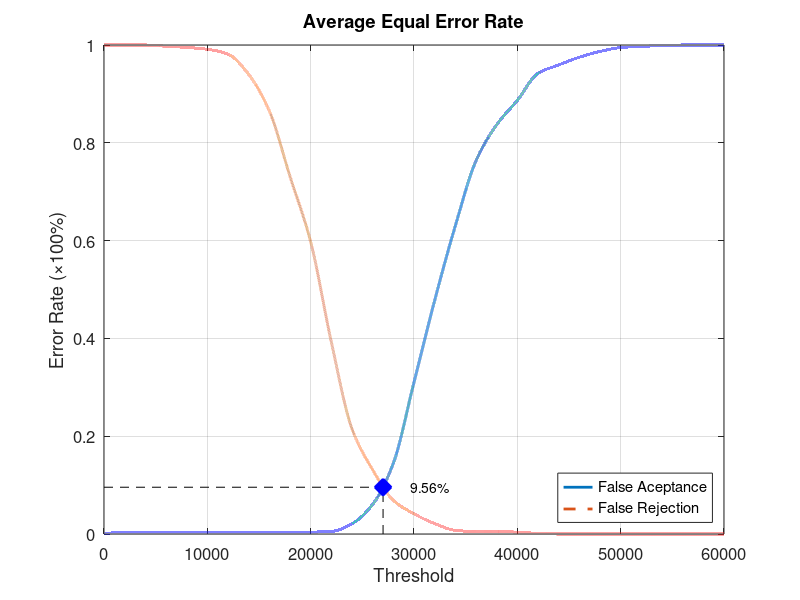
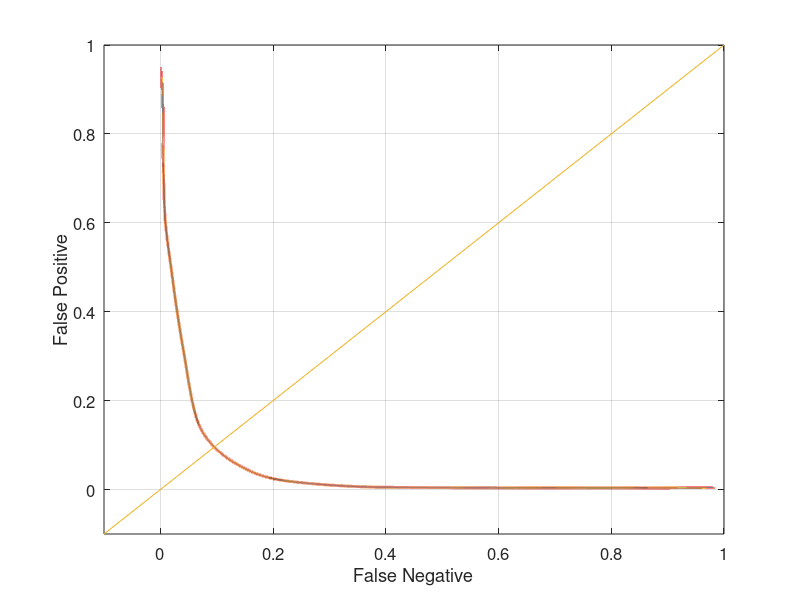

Source code (MATLAB) for these figures, in order:
function yEER = Experiment3Average
close all;
clear;
clc;
x = 0:2000:60000;
xq = 0:0.5:60000;

y0 = [0 0.00394737 0.00394737 0.00394737 0.00394737 0.00394737 0.00394737 0.00394737 0.00394737 0.00394737 0.00394737 0.00526316 0.0210526 0.0605263 0.144737 0.310526 0.477632 0.630263 0.763158 0.836842 0.886842 0.942105 0.959211 0.975 0.986842 0.994737 0.997368 0.998684 1 1 1];
yy0 = interp1(x, y0, xq, 'pchip');
y1 = [1 1 1 0.9975 0.995 0.99125 0.98125 0.94 0.865 0.73125 0.5975 0.3925 0.215 0.13125 0.06875 0.04125 0.02125 0.0075 0.005 0.005 0.00375 0.00125 0 0 0 0 0 0 0 0 0];
yy1 = interp1(x, y1, xq, 'pchip');

% Calculating EER: 
y2 = abs(y0 - y1);
find(y2 == min(y2))
yy2 = abs(yy0 - yy1);
xEER = find(yy2 == min(yy2));
xEERIndex = xq(xEER) % X-axis EER
yEER = yy0(xEER) % Y-axis EER

main = figure
plot(xq, yy0,'-','LineWidth', 2);	hold on
plot(xq, yy1,'--','LineWidth', 2);	hold on
plot([xEERIndex xEERIndex], [0 yEER], 'k--');	hold on
plot([0 xEERIndex], [yEER yEER], 'k--');	hold on
plot(xEERIndex, yEER, 'bx', 'LineWidth', 10);	hold on
text(xEERIndex + 10 * xEERIndex / 100, yEER, [num2str(round((10000 * yEER)) / 100) '%'])
legend('False Aceptance', 'False Rejection', 'Location', 'SouthEast')
xlabel('Threshold')
ylabel('Error Rate (\times100%)')
title('Average Equal Error Rate')
set(gca, 'FontSize', 12)
axis([0 60000 0 1])
grid on

print(main, 'Experiment3AverageMain', '-dpng');
FNRxFPR = figure('Color', [1 1 1]);
plot(yy1, yy0, '-', yy1, yy0, 'LineWidth', 2);
hold on
y = -0.1:0.1:1
plot(y, y); 
set(gca, 'FontSize', 12)
xlabel('False Negative')
ylabel('False Positive')
axis([-0.1 1 -0.1 1])
set(gca, 'FontSize', 12)
grid on

print(FNRxFPR, 'Experiment3AverageFNRxFPR','-dpng');
end
